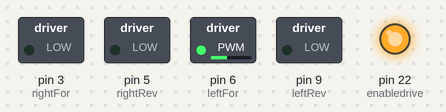
Recording of a sketch running on a simulated Arduino Mega 2560, built with avr-gcc and run on an emulated ATmega2560. On the bench: switched loads named in the sketch (green lamp = pin HIGH), output pins drawn as LEDs (lit = HIGH). Dashed ring = blinking.

Above: at 0.05 s.
Timing chart, 0 to 3.0 s (numbered marks = the images above):
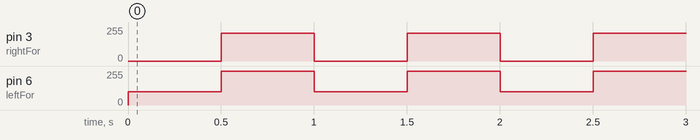

The sketch:

MotorDriver.ino
```cpp
// This sketch uses a HW-627 motor driver to control two motors

  int leftFor = 6;//left motor forward
  int leftRev = 9;//left motor reverse
  int rightFor = 3;//right motor forward
  int rightRev = 5;//right motor reverse
  int enabledrive = 22;  //  drive enabled (HIGH) or disabled (LOW)

void setup()
{

pinMode (leftFor, OUTPUT);
pinMode (leftRev, OUTPUT);

pinMode (rightFor, OUTPUT);
pinMode (rightRev, OUTPUT);

pinMode (enabledrive, OUTPUT);

digitalWrite (enabledrive, HIGH);   // allows the car to drive


}


void loop()
{

  turnLeft();
  //delay (500);
  //turnRight();
  delay (500);
  goStraight();
  delay (500);

//  goBack();
//  delay (5000);
//  goFast();
//  delay (5000);
// goBackfast();
//  delay(5000);


}


void turnLeft()
{
  digitalWrite (leftRev, LOW); //makes sure the motor does not rotate reverse
  analogWrite (leftFor, 100); //using PWM allows for an adjustable speed

  digitalWrite(rightRev, LOW);
  digitalWrite(rightFor, LOW);
  return;
}


void turnRight()
{
  digitalWrite (rightRev, LOW); //makes sure the motor does not rotate reverse
  analogWrite (rightFor, 100); //using PWM allows for an adjustable speed

  digitalWrite(leftRev, LOW);
  digitalWrite(leftFor, LOW);
  return;
}

void goStraight()
{

  digitalWrite (rightRev, LOW); //makes sure the motor does not rotate reverse
  digitalWrite (leftRev, LOW); //makes sure the motor does not rotate reverse
  analogWrite (rightFor, 210); //using PWM allows for an adjustable speed
  analogWrite (leftFor, 255); //for both left and right motors
  return;
}

void goBack()
{

  analogWrite  (rightRev, 200);
  analogWrite (leftRev, 200);
  digitalWrite (rightFor, LOW);
  digitalWrite (leftFor, LOW);
  return;
}

void goFast()
{


  digitalWrite (rightRev, LOW); //makes sure the motor does not rotate reverse
 digitalWrite (leftRev, LOW); //makes sure the motor does not rotate reverse
  analogWrite (rightFor, 255); //using PWM allows for an adjustable speed
  analogWrite (leftFor, 255); //for both left and right motors
  return;
}

void goBackfast()
{

  analogWrite  (rightRev, 200);
  analogWrite (leftRev, 200);
  digitalWrite (rightFor, LOW);
  digitalWrite (leftFor, LOW);
  return;
}
```

Measured:
- by itself, pin 3 (rightFor): alternates 210/255 for 0.50 s and 0/255 for 0.50 s
- by itself, pin 6 (leftFor): alternates 255/255 for 0.50 s and 100/255 for 0.50 s
